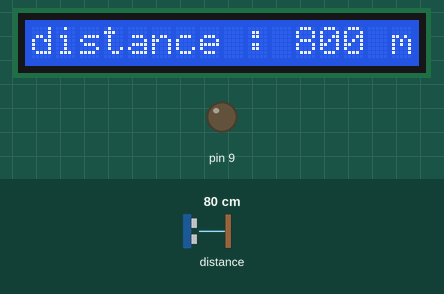
Bench run of a sketch on a simulated Arduino Uno, built with avr-gcc and run on an emulated ATmega328P. Shown: 16×1 character LCD, output pins drawn as LEDs (lit = HIGH). Inputs (shaded band) come from the test bench; at power-on: distance to the obstacle 80 cm.

Above: at 1.2 s.
1.3 s: distance to the obstacle set to 11 cm
At 2.4 s:
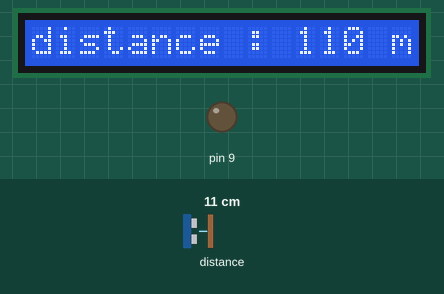
2.8 s: distance to the obstacle set to 8 cm
At 3.1 s:
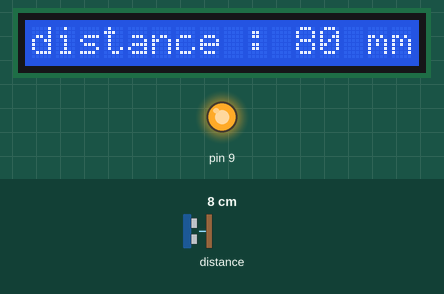
4.3 s: distance to the obstacle set to 2 cm
At 5.1 s:
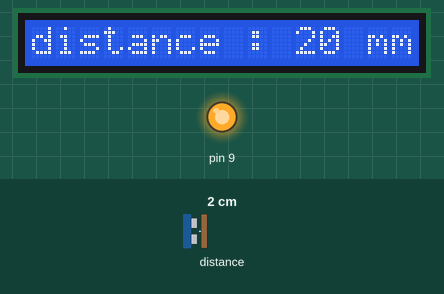
Timing chart, 0 to 7.3 s (numbered marks = the images above; inputs shaded):
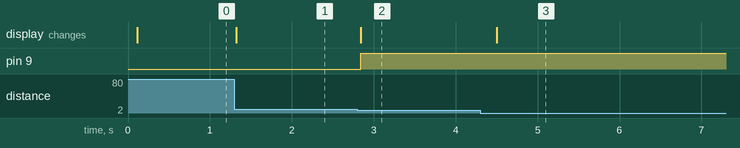

Measured:
- the behaviour switches between 10 and 9 cm on distance to the obstacle (found by bisection; images 1 and 2)
- after the input at 1.3 s, the display: changes at once (image 1)
- after the input at 2.8 s, pin 9: LOW → HIGH at once; the display: changes at once (image 2)
- after the input at 4.3 s, the display: changes after 0.20 s (image 3)

The sketch:

laserSensorDistance.ino
```cpp
/* This example shows how to use continuous mode to take
range measurements with the VL53L0X. It is based on
vl53l0x_ContinuousRanging_Example.c from the VL53L0X API.

The range readings are in units of mm.

Original source: https://github.com/pololu/vl53l0x-arduino

High speed
https://forum.pololu.com/t/high-speed-with-vl53l0x/16585

Modified by Ahmad Shamshiri for RoboJax.com
Date mortified: Sep 26, 2017
*/
/* This example shows how to use continuous mode to take
range measurements with the VL53L0X. It is based on
vl53l0x_ContinuousRanging_Example.c from the VL53L0X API.
The range readings are in units of mm. */

#include <Wire.h>
#include <VL53L0X.h>
#include <LiquidCrystal_I2C.h>

LiquidCrystal_I2C lcd(0x3F, 2, 1, 0, 4, 5, 6, 7, 3, POSITIVE);  // Set the LCD I2C address, if it's not working try 0x27.
VL53L0X sensor;

void setup()
{
    Serial.begin(9600);
    Wire.begin();
	pinMode(9, OUTPUT);
    /*sensor.setTimeout(500);*/
    if (!sensor.init())
    {
        Serial.println("Failed to detect and initialize sensor!");
        while (1) {}
    }
    // Start continuous back-to-back mode (take readings as
    // fast as possible).  To use continuous timed mode
    // instead, provide a desired inter-measurement period in
    // ms (e.g. sensor.startContinuous(100)).
    /*sensor.startContinuous();*/
    sensor.setMeasurementTimingBudget(20000);
    sensor.startContinuous();
	lcd.begin(16, 1);   // iInit the LCD for 16 chars 2 lines
}

void loop()
{
	int distance = sensor.readRangeContinuousMillimeters();
	//distance = distance - 55;// -55 is to compensate for error. Change or set it to zero to make it work for your sensor
	/*Serial.print("Distance: ");
	Serial.print(distance);
	Serial.print("mm");*/
	String a = "distance : ";
	a.concat(distance);
	a.concat(" mm");
	lcdPrintMessage(a);
	if (sensor.timeoutOccurred()) { Serial.print(" TIMEOUT"); }
	Serial.println();
	if (distance < 100 && distance > 10)
	{
		digitalWrite(9, HIGH);
		delay(500);
	}
	else
	{
		digitalWrite(9, LOW);
	}
}
void lcdPrintMessage(String message)
{
	lcd.backlight();   // Turn on the backligt (try lcd.noBaklight() to turn it off)
	lcd.setCursor(0, 1); //First line
	lcd.println(message);
}

void lcdSlideMessage(String message) {
	lcd.begin(16, 1);   // iInit the LCD for 16 chars 2 lines
	lcd.backlight();   // Turn on the backligt (try lcd.noBaklight() to turn it off)
	lcd.setCursor(16, 1); //First line
	lcd.scrollDisplayLeft();
	lcd.autoscroll();
	for (int thisChar = 0; thisChar < message.length(); thisChar++) {
		lcd.print(message.charAt(thisChar));
		delay(350);
	}
	delay(2000);
	lcd.clear();
}
```
